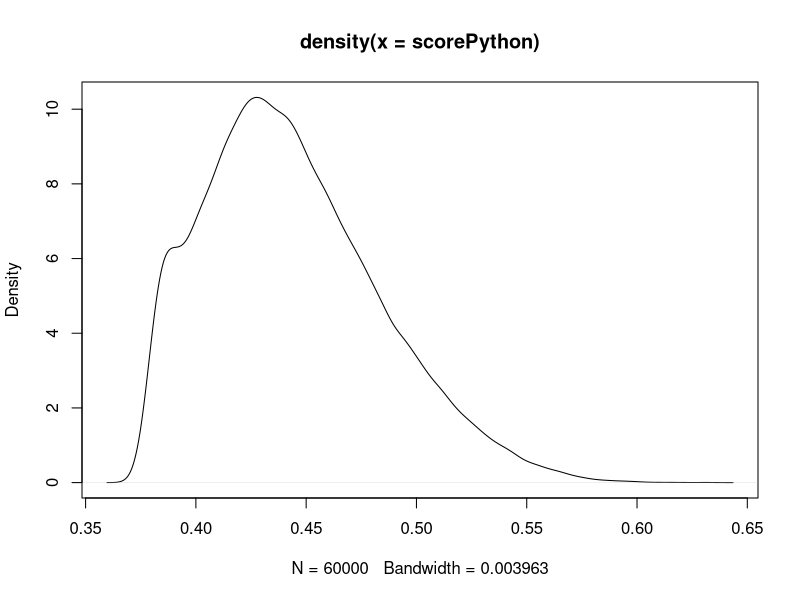
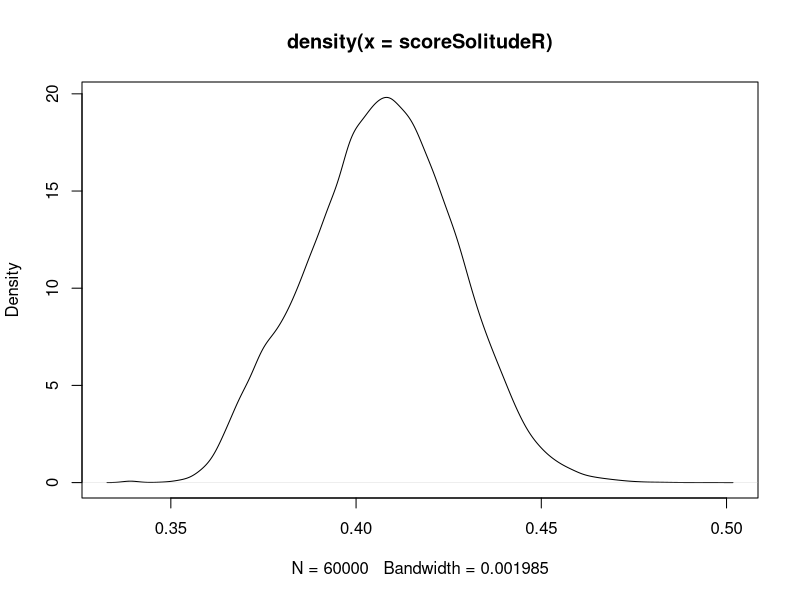
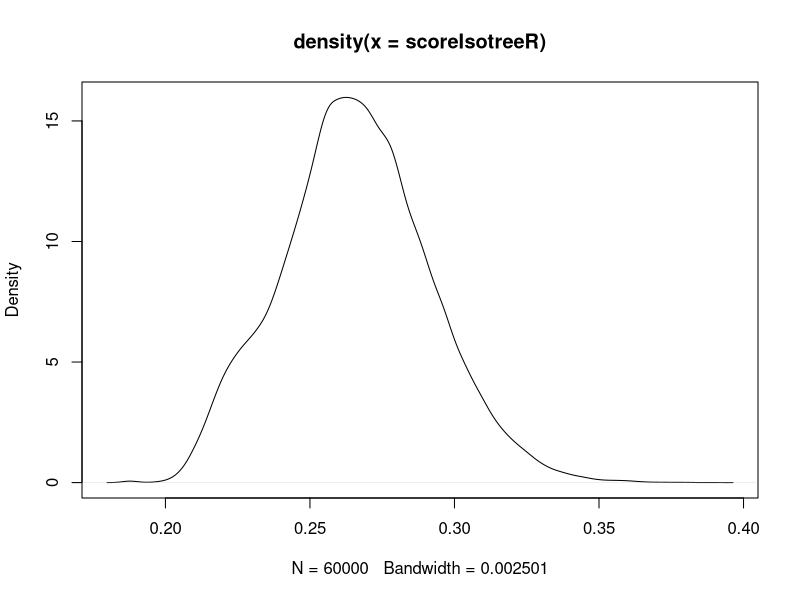
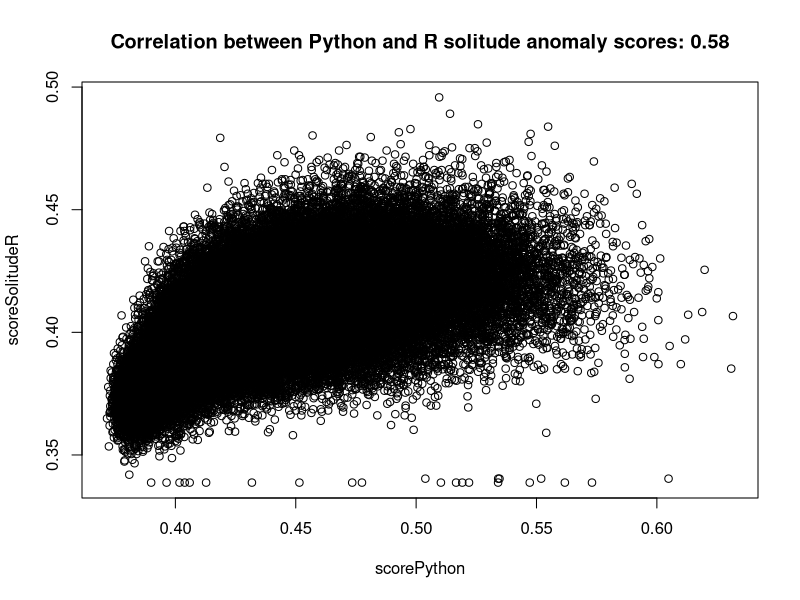
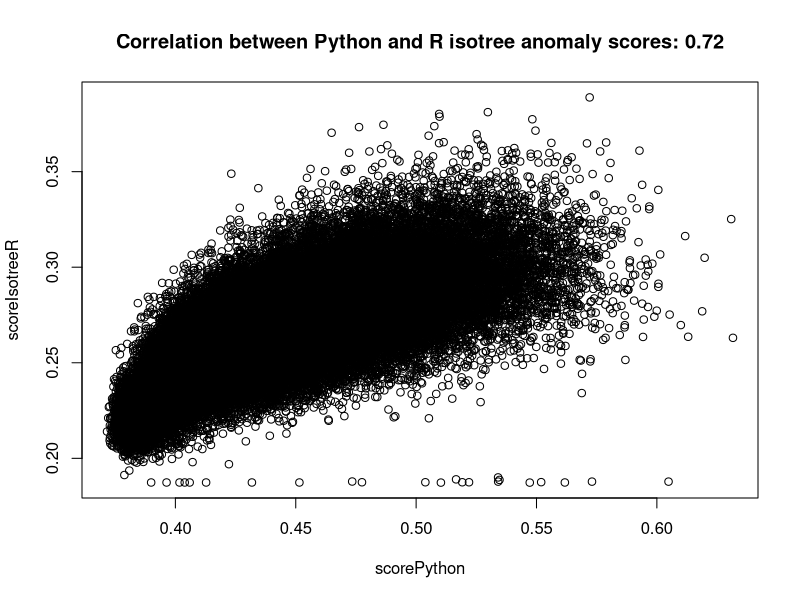

Here is the R script that generated these plots, in order:
# compare the anomaly scores from Python and R
digitLabels = read.csv("labels.csv")
scoresSolitudeR = read.csv("solitudeRScores.csv")
scoresIsotreeR = read.csv("isotreeRScores.csv")
scoresPython = read.csv("pythonScores.csv")
  
# merge the scoring data  
analyzeData <- data.frame("digitLabel" = digitLabels$digitLabel,
	"scoreSolitudeR" = scoresSolitudeR$iforestRScore.anomaly_score,
	"scoreIsotreeR" = scoresIsotreeR$isotreeRScore,
	"scorePython" = scoresPython$iforestPythonScore)

# Note that distributions of anomaly scores have different shapes
# Are there hyperparameter settings that may bring the 
# Python and R results closer together?
pdf(file = "fig-python-anomaly-scores.pdf", width = 11, height = 8.5)
with(analyzeData, plot(density(scorePython)))
dev.off()

pdf(file = "fig-r-solitude-anomaly-scores.pdf", width = 11, height = 8.5)
with(analyzeData, plot(density(scoreSolitudeR)))
dev.off()

pdf(file = "fig-r-isotree-anomaly-scores.pdf", width = 11, height = 8.5)
with(analyzeData, plot(density(scoreIsotreeR)))
dev.off()

pdf(file = "fig-scatterplot-solitude-anomaly-scores.pdf", width = 11, height = 8.5)
with(analyzeData, plot(scorePython,scoreSolitudeR))
title(paste("Correlation between Python and R solitude anomaly scores:",
	as.character(round(with(analyzeData,cor(scorePython,scoreSolitudeR)),digits = 2))))
dev.off()

pdf(file = "fig-scatterplot-isotree-anomaly-scores.pdf", width = 11, height = 8.5)
with(analyzeData, plot(scorePython,scoreIsotreeR))
title(paste("Correlation between Python and R isotree anomaly scores:",
	as.character(round(with(analyzeData,cor(scorePython,scoreIsotreeR)),digits = 2))))
dev.off()
